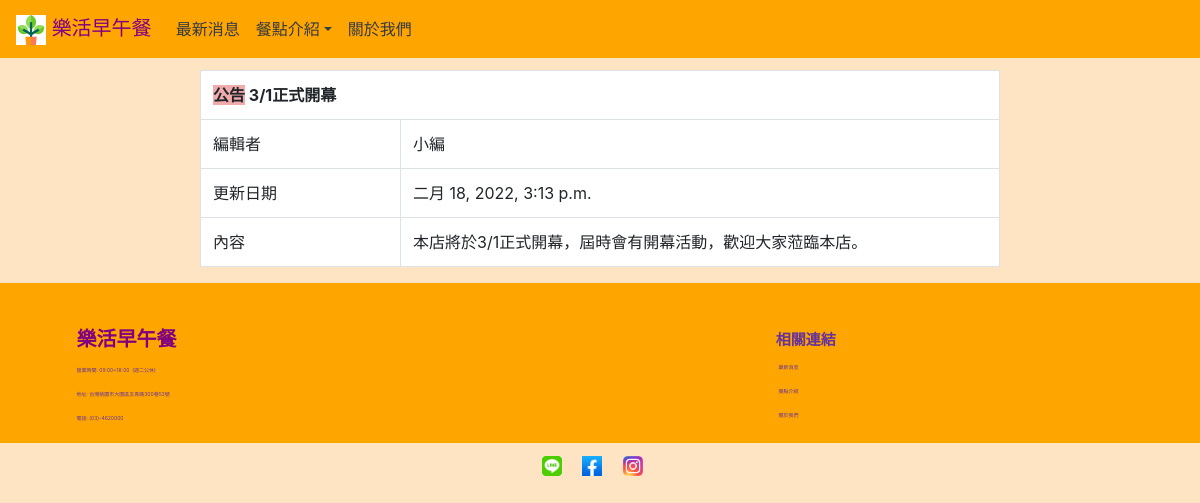
Page /infodetail/1/ on the committed database.
### myapp/models.py (models this page shows, shortened)
class NewsUnit(models.Model):
    classification = models.CharField(max_length=10,null=False)
    name = models.CharField(max_length=20,null=False)
    title = models.CharField(max_length=50,null=False)
    message = models.TextField(null=False)
    time = models.DateTimeField(null=False)
    enabled = models.BooleanField(default=False)
    press = models.IntegerField(default=0)

### myapp/views.py (the view)
# urls.py: path('infodetail/<int:id>/',views.infodetail),
def infodetail(request,id=None):
    unit = models.NewsUnit.objects.get(id=id)
    classification = unit.classification
    title = unit.title
    time = unit.time
    name = unit.name
    message = unit.message
    unit.press +=1
    unit.save()
    return render(request,"infodetail.html",locals())

### templates/infodetail.html
{% extends "base.html" %}
{% load static %}
{% block content %}
<div class="contentbox" style="margin-top: 70px;">
    <table class="table table-bordered" style=" width:800px; background-color: white;" align="center">
        <tr>
            <th colspan="2">
                <span style="background-color: rgb(240, 172, 172);">{{ classification }}</span>
                {{ title }}
            </th>
        </tr>
        <tr>
            <td width="200px">編輯者</td>
            <td>{{ name }}</td>
        </tr>
        <tr>
            <td>更新日期</td>
            <td>{{ time }}</td>
        </tr>
        <tr>
            <td>內容</td>
            <td>{{ message }}</td>
        </tr>
    </table>
</div>
{% endblock %}

### rows in the picture
NewsUnit: classification "公告", title "3/1正式開幕", name "小編", time "二月 18, 2022, 3:13 p.m.", message "本店將於3/1正式開幕，屆時會有開幕活動，歡迎大家蒞臨本店。"
